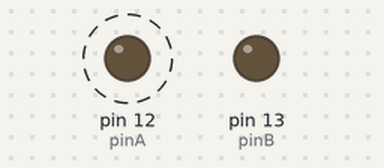
Simulated run of this sketch. Board: Arduino Uno, built with avr-gcc and run on an emulated ATmega328P. Parts: output pins drawn as LEDs (lit = HIGH). Dashed ring = blinking.

Above: at 0.5 s.
At 3.5 s:
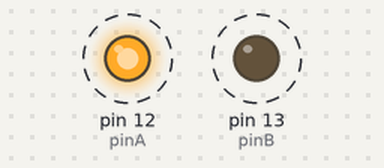
Timing chart, 0 to 4.6 s (numbered marks = the images above):
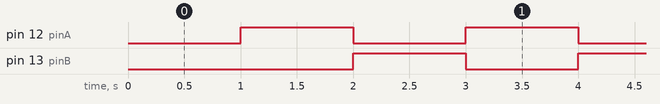

The sketch:

L9110_example.ino
```cpp
const int pinA = 12;
const int pinB = 13;

int turnState = 1;

unsigned long previousMillis = 0;

const long interval = 1000;

void setup() {
  pinMode(pinA, OUTPUT);
  pinMode(pinB, OUTPUT);
}

void loop() {
  unsigned long currentMillis = millis();

  if (currentMillis - previousMillis >= interval) {
    previousMillis = currentMillis;

    if (turnState == 1) {
      turnState = -1;
      digitalWrite(pinA, HIGH);
      digitalWrite(pinB, LOW);
    } else {
      turnState = 1;
      digitalWrite(pinA, LOW);
      digitalWrite(pinB, HIGH);
    }
  }
}
```

Measured:
- by itself, pin 12 (pinA), pin 13 (pinB): alternates HIGH for 1.0 s and LOW for 1.0 s
